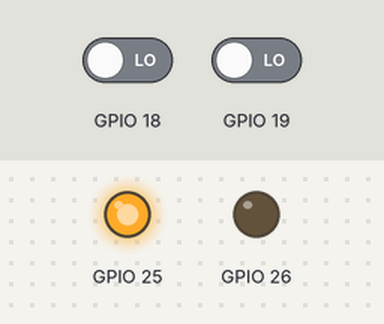
The sketch below on a simulated ESP32. Shown: output pins drawn as LEDs (lit = HIGH). The inputs (shaded band) are chosen by the test bench; at power-on: GPIO 18 LOW, GPIO 19 LOW. What the sketch prints to the serial monitor is not drawn.

Above: at 1.2 s.
1.3 s: GPIO 18 driven HIGH
Timing chart, 0 to 4.3 s (numbered marks = the images above; inputs shaded):
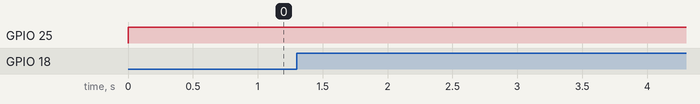

The sketch:

PID_test.ino
```cpp
#include "driver.h"
#include "encoder.h"
#include "motorcontrol.h"

motorcontrol m1(25, 26, 0, 1, 18, 19);
//motorcontrol m2(32, 33, 2, 3, 36, 39);

void setup(){

  Serial.begin(115200);

  m1.init();
  //m2.init();

  attachInterrupt(18, int_handler_1, RISING);
  attachInterrupt(19, int_handler_1, RISING);
  // attachInterrupt(36, int_handler_2, RISING);
  // attachInterrupt(39, int_handler_2, RISING);
}

void loop(){

  m1.setvel_setpoint(5000, 'c');
//  m2.setvel_setpoint(5000, 'c');

  Serial.print(0); Serial.print(",");
  Serial.print(5000); Serial.print(",");
  Serial.println(m1.get_velocity());
}

void int_handler_1(){

  m1.e.cal_vel_callback();
}

// void int_handler_2(){

//   m2.e.cal_vel_callback();
// }
```

encoder.cpp
```cpp
#include "encoder.h"
#include "Arduino.h"

encoder::encoder(int e1, int e2){

    encd1 = e1;
    encd2 = e2;
    pulse = 0;
    velocity = 0;
}

void encoder::init(){

    pinMode(encd1, INPUT);
    pinMode(encd2, INPUT);

    current_time = micros();
    previous_time = current_time;
}

float encoder::get_vel(){

    return velocity;
}

void encoder::cal_vel_callback(){

    pulse=pulse+1;
    current_time=micros();

    if(current_time-previous_time>1000){

        velocity=(60000.0*pulse)/(512.0);
        previous_time=current_time;
        pulse=0;
    }
}
```

encoder.h
```cpp
#ifndef encoder_h
#define encoder_h

#include "Arduino.h"

class encoder{

    private:
        long long pulse;
        float velocity;
        int encd1;
        int encd2;
        unsigned long current_time;
        unsigned long previous_time;

    public:
        encoder(int e1, int e2);
        void init();
        float get_vel();
        void cal_vel_callback();
};

#endif
```

motorcontrol.cpp
```cpp
#include "motorcontrol.h"
#include "Arduino.h"

motorcontrol::motorcontrol(int p1, int p2, int ch1, int ch2, int e1, int e2):d(p1, p2, ch1, ch2), e(e1, e2){

    kp = 7;
    kd = 0.001;
    ki = 0;

    eprev = 0;
    ep = 0;
    ed = 0;
    ei = 0;

    velocity_prev = 0;
    velocity_curr = 0;
    curr_T = 0;
    prev_T = 0;
}

void motorcontrol::refresh(){

    ei = 0;

    velocity_curr = 0;
    velocity_prev = 0;
}

void motorcontrol::init(){

    refresh();
    d.init();
    e.init();

    curr_T = micros();
    prev_T = curr_T;
}

void motorcontrol::update_state(){

    velocity_prev = velocity_curr;
    velocity_curr = e.get_vel();

    prev_T = curr_T;
    curr_T = micros();
}

void motorcontrol::setvel_setpoint(float vel, char dir){

    update_state();

    ep = vel - velocity_curr;
    ei += ep*(curr_T - prev_T)/(1.0e6);
    ed = (ep - eprev)/((curr_T - prev_T)/(1.0e6));

    if(ei > abs(0.4*ep)){ei = 0;}

    int duty = kp*ep + kd*ed + ki*ei;

    if(duty > 4095){ duty = 4095;}
    if(duty < 0){ duty = 0;}

    d.setDir(dir);
    d.drive(duty);

    eprev = ep;
}

float motorcontrol::get_velocity(){

  return e.get_vel();
}
```

motorcontrol.h
```cpp
#include "driver.h"
#include "encoder.h"

#ifndef motorcontrol_h
#define motorcontrol_h

#include "Arduino.h"

class motorcontrol{
    private:
        float velocity_curr;
        float velocity_prev;
        float kp;
        float kd;
        float ki;

        float eprev;
        float ep;
        float ed;
        float ei;
        unsigned long curr_T;
        unsigned long prev_T;

    public:
        encoder e;
        driver d;

        motorcontrol(int p1, int p2, int ch1, int ch2, int e1, int e2);
        void refresh();
        void init();
        void update_state();
        void setvel_setpoint(float vel, char d);
        float get_velocity();
};

#endif
```

driver.cpp
```cpp
#include "driver.h"
#include "Arduino.h"

driver::driver(int p1, int p2, int p3, int p4){

    pwm1 = p1;
    pwm2 = p2;
    pwm_channel1 = p3;
    pwm_channel2 = p4;

    dir = 'c';
    rev = false;
}

void driver::init(){

    ledcSetup(pwm_channel1, 1000, 12);
    ledcAttachPin(pwm1, pwm_channel1);
    ledcWrite(pwm_channel1, 0);

    ledcSetup(pwm_channel2, 1000, 12);
    ledcAttachPin(pwm2, pwm_channel2);
    ledcWrite(pwm_channel2, 0);
}

void driver::setDir(char d){

    dir = d;
}

void driver::drive(int duty){

    if(!rev){

        if(dir == 'c'){
            ledcWrite(pwm_channel1, duty);
            ledcWrite(pwm_channel2, 0);
        }

        else if(dir == 'a'){
            ledcWrite(pwm_channel1, 0);
            ledcWrite(pwm_channel2, duty);
        }
    }

    else{

        if(dir == 'a'){
            ledcWrite(pwm_channel1, duty);
            ledcWrite(pwm_channel2, 0);
        }

        else if(dir == 'c'){
            ledcWrite(pwm_channel1, 0);
            ledcWrite(pwm_channel2, duty);
        }
    }
}

void driver::reverse(){

    rev = !rev;
}
```

driver.h
```cpp
#ifndef driver_h
#define driver_h

#include "Arduino.h"

class driver{

  private:
    int pwm1;
    int pwm2;
    int pwm_channel1;
    int pwm_channel2;
    char dir;
    bool rev;

  public:
    driver(int p1, int p2, int p3, int p4);
    void init();
    void setDir(char d);
    void drive(int duty);
    void reverse();
};

#endif
```
